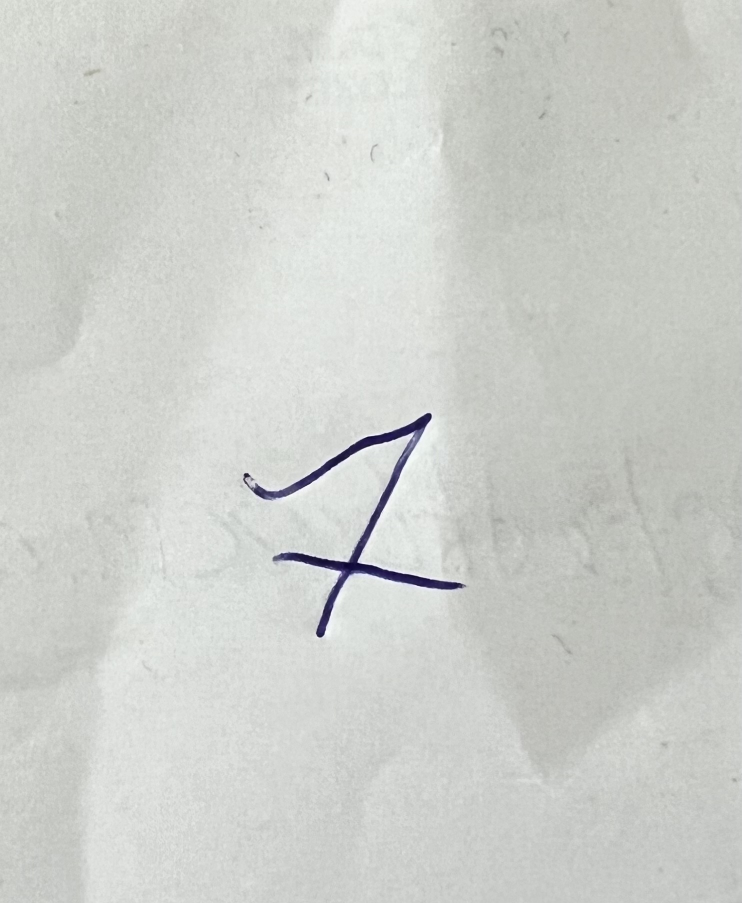
#> input picture digits/IMG_2127.jpg, 1483 x 1806 px (shown at 1/2 size)
$ python -i src.py   (imports and definitions only)
#> lines starting #> are read from the running program, lines starting #| are printed output that depends on the picture; after the words box and inside, x2 and y2 are one past the last pixel; in counts of white or black regions, pixels touching at a corner belong together
import numpy as np
from PIL import Image
from skimage.transform import resize
import cv2


def preprocess_image_for_digit_recognition(uploaded_image):
    # Convert PIL Image to a NumPy array
    image_array = np.array(uploaded_image)

    # Convert to grayscale
    if len(image_array.shape) == 3:  # Check if the image is colored (3 channels)
        image = cv2.cvtColor(image_array, cv2.COLOR_RGB2GRAY)
    else:
        image = image_array  # The image is already in grayscale

    # Thresholding the image to get a binary image
    _, binary_image = cv2.threshold(image, 127, 255, cv2.THRESH_BINARY_INV)
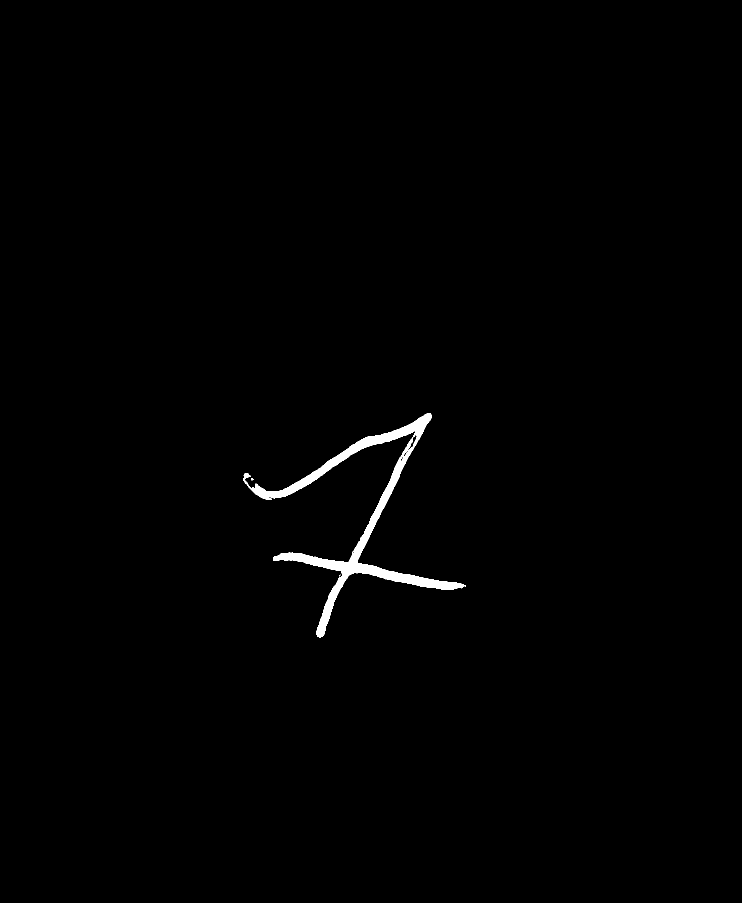
#> binary_image: shape (1806, 1483) (shown at 1/2 size); 0.73% white; 3 white regions (2 under 20 px)

    # Find contours and the bounding rectangle
    contours, _ = cv2.findContours(binary_image, cv2.RETR_EXTERNAL, cv2.CHAIN_APPROX_SIMPLE)
#> contours = 3 contours, 2 with area under 20; largest, box (x1, y1, x2, y2) and area: (486, 826, 932, 1275) 18422
    if contours:
        cnt = max(contours, key=cv2.contourArea)
#> cnt = contour of 1464 points, box (x1, y1, x2, y2) (486, 826, 932, 1275), area 18422
        x, y, w, h = cv2.boundingRect(cnt)
#> x = 486; y = 826; w = 446; h = 449

        # Crop and resize the image around the digit
        digit = binary_image[y:y+h, x:x+w]
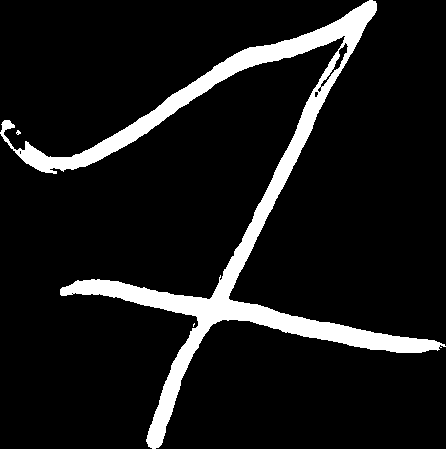
#> digit: shape (449, 446); 9.7% white; 3 white regions (2 under 20 px), largest, box (x1, y1, x2, y2) and area: (0, 0, 446, 449) 19420
        resized_digit = cv2.resize(digit, (20, 20), interpolation=cv2.INTER_AREA)
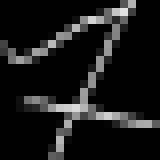
#> resized_digit: shape (20, 20) (shown 8 times larger); min 0, max 227, mean 24.8

        # Create a 28x28 image and place the digit in the center
        final_image = np.zeros((28, 28), dtype=np.uint8)
        final_image[4:24, 4:24] = resized_digit
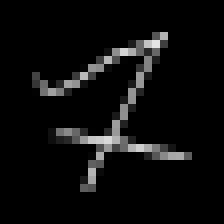
#> final_image: shape (28, 28) (shown 8 times larger); min 0, max 227, mean 12.6
    else:
        # If no contours are found, just resize the image
        final_image = cv2.resize(binary_image, (28, 28), interpolation=cv2.INTER_AREA)

    return final_image

>>> import cv2
>>> picture = cv2.cvtColor(cv2.imread('digits/IMG_2127.jpg'), cv2.COLOR_BGR2RGB)
>>> result = preprocess_image_for_digit_recognition(picture)
